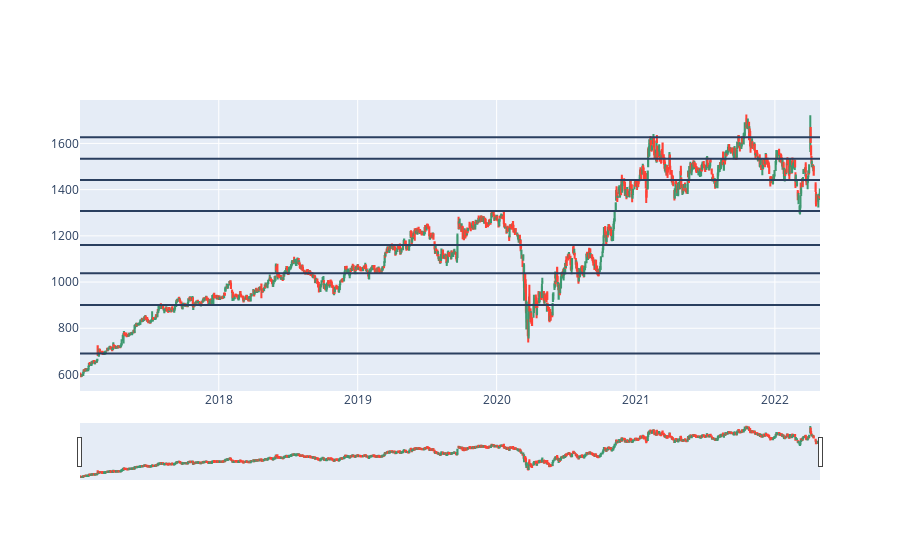

The notebook cell this image was saved under:
### Code cell
fig = go.Figure(data=[go.Candlestick(x=df['Date'],
                open=df['Open'],
                high=df['High'],
                low=df['Low'],
                close=df['Close'])])
for aaa in centres:
    fig.add_hline(y=aaa[0])
    
for i in range(len(ihammer)):
    if(ihammer[i]!=0):
        cprice = df.Close[i]
        prevprice = df.Close[i-1]
        for x in centres:
            if(1.005*cprice>x[0] and 0.995*cprice<x[0] and prevprice>x[0]):
                fig.add_vline(x=df.Date[i])
                break
        
fig.show()

### Figure 1 — Plotly figure (JSON) as saved in the notebook; plotly's stock layout.template omitted (floating-point values rounded to 4 significant figures; data arrays with more than 128 entries replaced by an {"elided": "..."} marker saying what was removed)
{"data": [{"close": {"elided": "1316 float values"}, "high": {"elided": "1316 float values"}, "low": {"elided": "1316 float values"}, "open": {"elided": "1316 float values"}, "type": "candlestick", "x": {"elided": "1316 str values"}}], "layout": {"shapes": [{"type": "line", "x0": 0, "x1": 1, "xref": "x domain", "y0": 1308.0, "y1": 1308.0, "yref": "y"}, {"type": "line", "x0": 0, "x1": 1, "xref": "x domain", "y0": 690.6, "y1": 690.6, "yref": "y"}, {"type": "line", "x0": 0, "x1": 1, "xref": "x domain", "y0": 1038.0, "y1": 1038.0, "yref": "y"}, {"type": "line", "x0": 0, "x1": 1, "xref": "x domain", "y0": 1533.0, "y1": 1533.0, "yref": "y"}, {"type": "line", "x0": 0, "x1": 1, "xref": "x domain", "y0": 900.9, "y1": 900.9, "yref": "y"}, {"type": "line", "x0": 0, "x1": 1, "xref": "x domain", "y0": 1442.0, "y1": 1442.0, "yref": "y"}, {"type": "line", "x0": 0, "x1": 1, "xref": "x domain", "y0": 1161.0, "y1": 1161.0, "yref": "y"}, {"type": "line", "x0": 0, "x1": 1, "xref": "x domain", "y0": 1627.0, "y1": 1627.0, "yref": "y"}]}}
